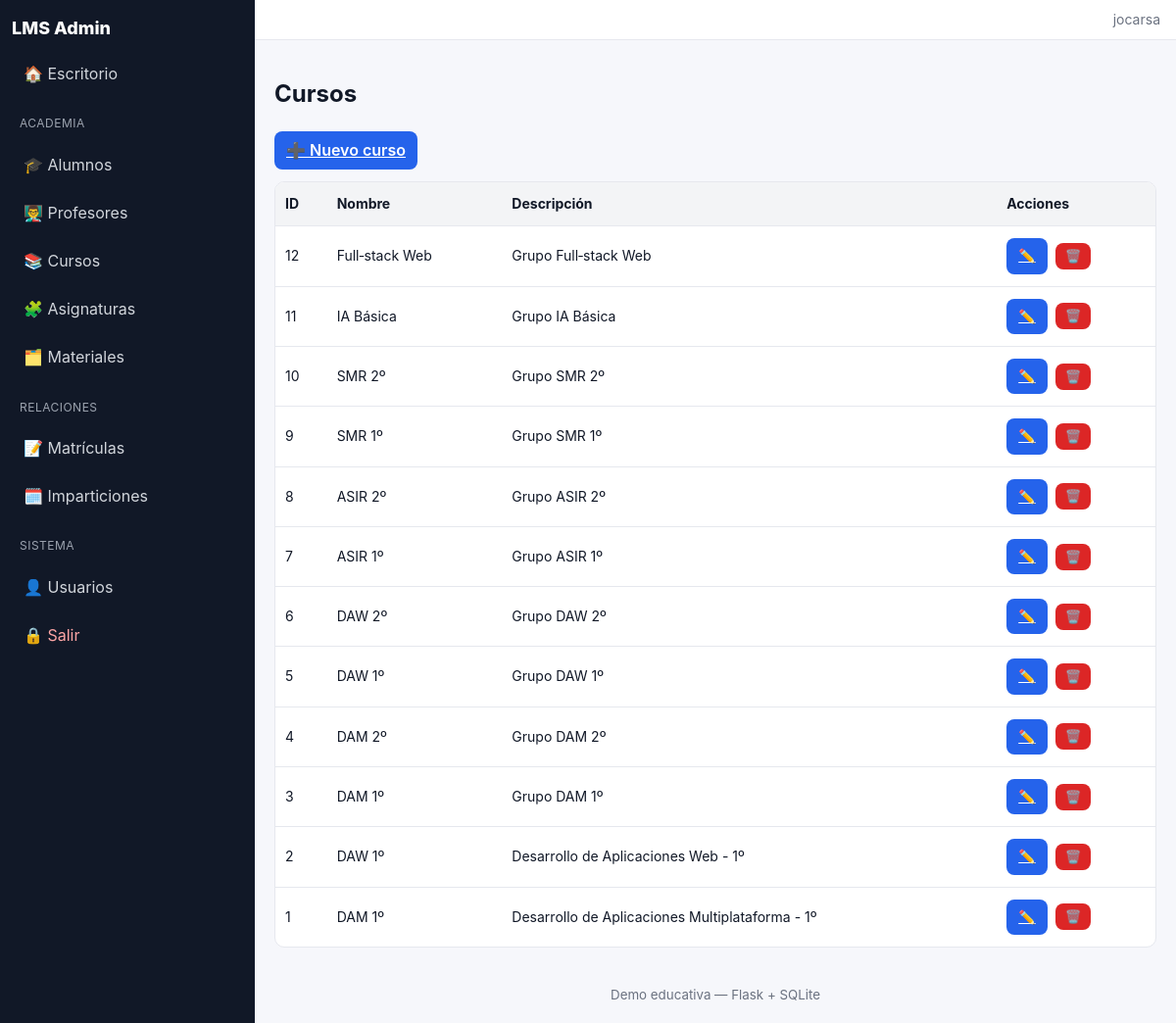
Screenshot of /admin/cursos (signed in) with the database file from the repository.
### tables this page shows
CREATE TABLE cursos(
        id INTEGER PRIMARY KEY AUTOINCREMENT,
        nombre TEXT NOT NULL,
        descripcion TEXT
    );

### app.py (the view)
@app.route("/admin/cursos")
@login_required
def cursos_list():
    db = get_db()
    items = db.execute("SELECT * FROM cursos ORDER BY id DESC").fetchall()
    return render_template("cursos_list.html", items=items)

### app.py (called while the page is built)
def get_db():
    if "db" not in g:
        conn = sqlite3.connect(DB_PATH)
        conn.row_factory = sqlite3.Row
        g.db = conn
    return g.db

def login_required(view):
    from functools import wraps
    @wraps(view)
    def wrapped(*args, **kwargs):
        if "user_id" not in session:
            return redirect(url_for("login"))
        return view(*args, **kwargs)
    return wrapped

@app.before_request
def _ensure_schema():
    ensure_student_front_schema()

### templates/cursos_list.html
{% extends "base.html" %}
{% block content %}
<h2>Cursos</h2>
<a class="btn" href="{{ url_for('cursos_nuevo') }}">➕ Nuevo curso</a>
<table>
  <thead><tr><th>ID</th><th>Nombre</th><th>Descripción</th><th>Acciones</th></tr></thead>
  <tbody>
    {% for it in items %}
    <tr>
      <td>{{ it.id }}</td>
      <td>{{ it.nombre }}</td>
      <td>{{ it.descripcion or '' }}</td>
      <td class="actions">
        <a class="btn" href="{{ url_for('cursos_editar', item_id=it.id) }}">✏️</a>
        <form method="post" action="{{ url_for('cursos_eliminar', item_id=it.id) }}" onsubmit="return confirm('Eliminar?')">
          <button class="danger">🗑️</button>
        </form>
      </td>
    </tr>
    {% endfor %}
  </tbody>
</table>
{% endblock %}

### static/style.css (style rules this page uses)
:root { --bg:#f6f7fb; --surface:#ffffff; --border:#e6e8ee; --muted:#6b7280; --text:#111827; --primary:#2563eb; --primary-ink:#ffffff; --danger:#dc2626; --ok:#059669; --sidebar-bg:#111827; --sidebar-ink:#d1d5db; --sidebar-active:#1f2937; }
* { box-sizing:border-box; }
html,body { height:100%; }
body { margin:0; font-family:Inter, ui-sans-serif, system-ui, -apple-system, Segoe UI, Roboto, Ubuntu; background:var(--bg); color:var(--text); line-height:1.45; }
.btn { display:inline-block; padding:8px 12px; background:var(--primary); color:var(--primary-ink); border:none; border-radius:8px; font-weight:600; cursor:pointer; }
.danger { background:var(--danger); color:#fff; border:none; padding:6px 10px; border-radius:8px; cursor:pointer; }
table { width:100%; border-collapse:separate; border-spacing:0; margin-top:12px; background:var(--surface); border:1px solid var(--border); border-radius:10px; overflow:hidden; }
thead { background:#f3f4f6; }
th, td { padding:12px 10px; border-bottom:1px solid var(--border); text-align:left; font-size:14px; }
tr:last-child td { border-bottom:none; }
.actions { display:flex; gap:8px; align-items:center; }

### rows the page displays
cursos: id "12", nombre "Full‑stack Web", descripcion "Grupo Full‑stack Web"
cursos: id "11", nombre "IA Básica", descripcion "Grupo IA Básica"
cursos: id "10", nombre "SMR 2º", descripcion "Grupo SMR 2º"
cursos: id "9", nombre "SMR 1º", descripcion "Grupo SMR 1º"
cursos: id "8", nombre "ASIR 2º", descripcion "Grupo ASIR 2º"
cursos: id "7", nombre "ASIR 1º", descripcion "Grupo ASIR 1º"
cursos: id "6", nombre "DAW 2º", descripcion "Grupo DAW 2º"
cursos: id "5", nombre "DAW 1º", descripcion "Grupo DAW 1º"
cursos: id "4", nombre "DAM 2º", descripcion "Grupo DAM 2º"
cursos: id "3", nombre "DAM 1º", descripcion "Grupo DAM 1º"
cursos: id "2", nombre "DAW 1º", descripcion "Desarrollo de Aplicaciones Web - 1º"
cursos: id "1", nombre "DAM 1º", descripcion "Desarrollo de Aplicaciones Multiplataforma - 1º"

### other values shown
{{ session.get('username','') }} "jocarsa"
